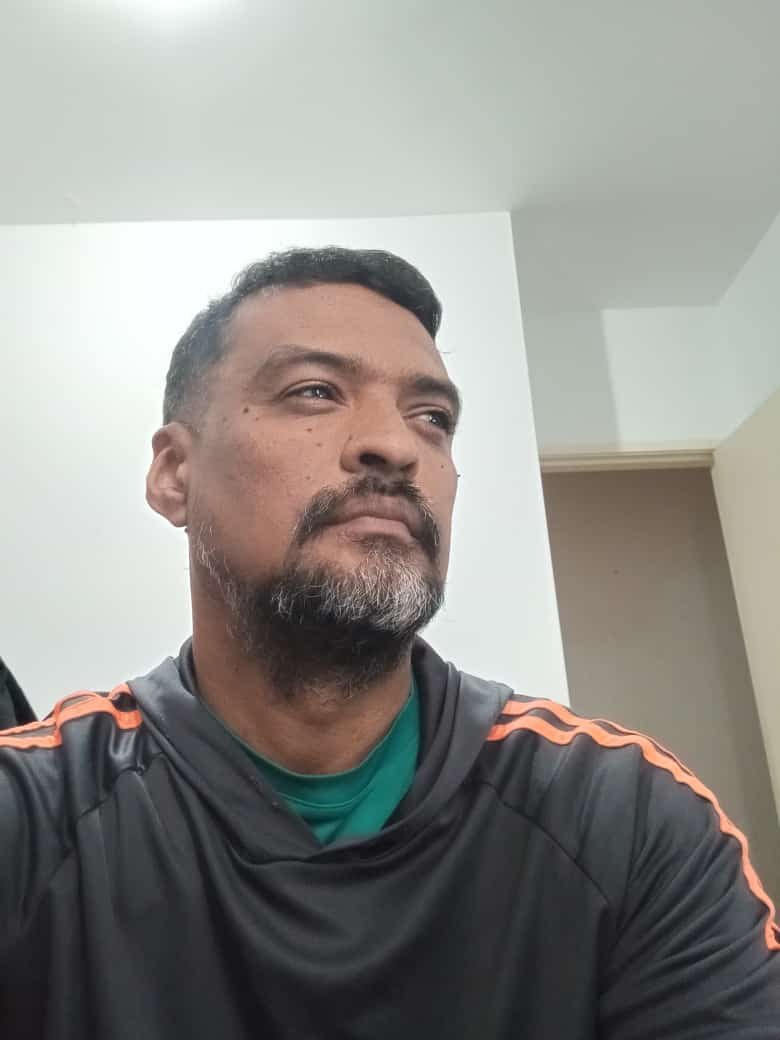
#> input picture perfil.jpg, 780 x 1040 px
$ python binary_image.py
#> lines starting #> are read from the running program, lines starting #| are printed output that depends on the picture; after the words box and inside, x2 and y2 are one past the last pixel; in counts of white or black regions, pixels touching at a corner belong together
from PIL import Image
import matplotlib.pyplot as plt

def binarizar_img(input_path, threshold=127):
    # Abre a imagem e converte para tons de cinza
#> called with input_path = 'perfil.jpg', threshold = 128
    img = Image.open(input_path).convert('L')
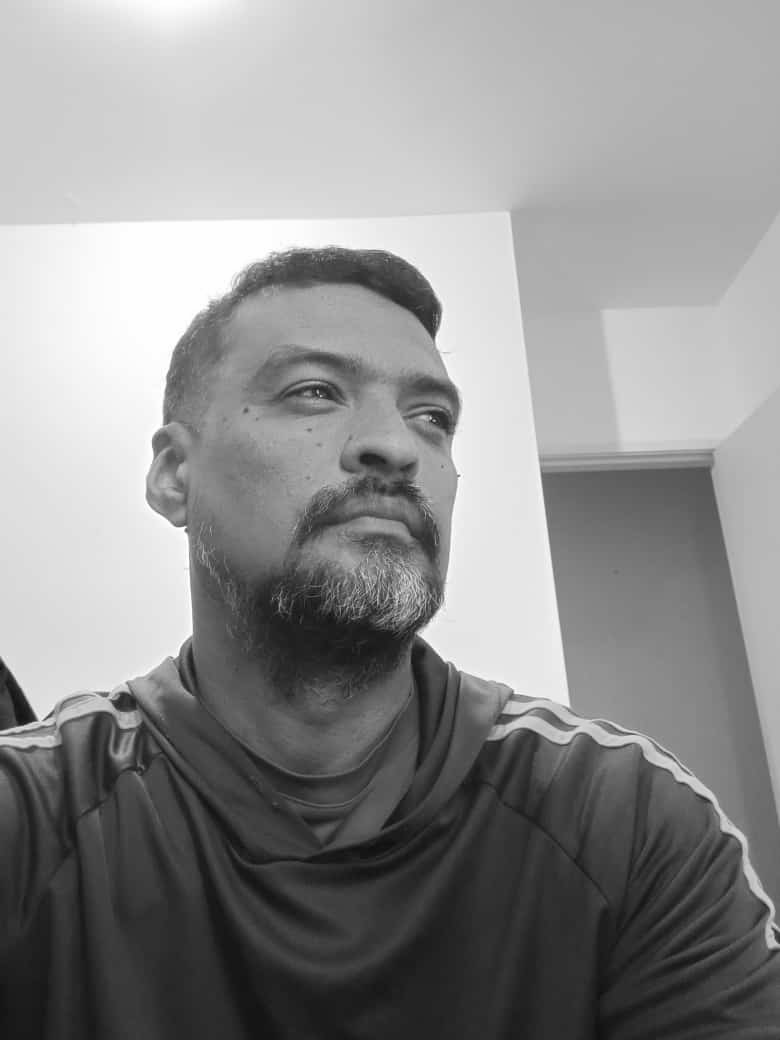
#> img: PIL image 780x1040 L; min 11, max 255, mean 142.5
    largura, altura = img.size
#> largura = 780; altura = 1040

    # Cria nova imagem binarizada (P&B)
    bin_img = Image.new('L', (largura, altura))
#> bin_img: PIL image 780x1040 L; every value is 0

    for x in range(largura):
        for y in range(altura):
            pixel = img.getpixel((x, y))
            bin_pixel = 255 if pixel >= threshold else 0
            bin_img.putpixel((x, y), bin_pixel)
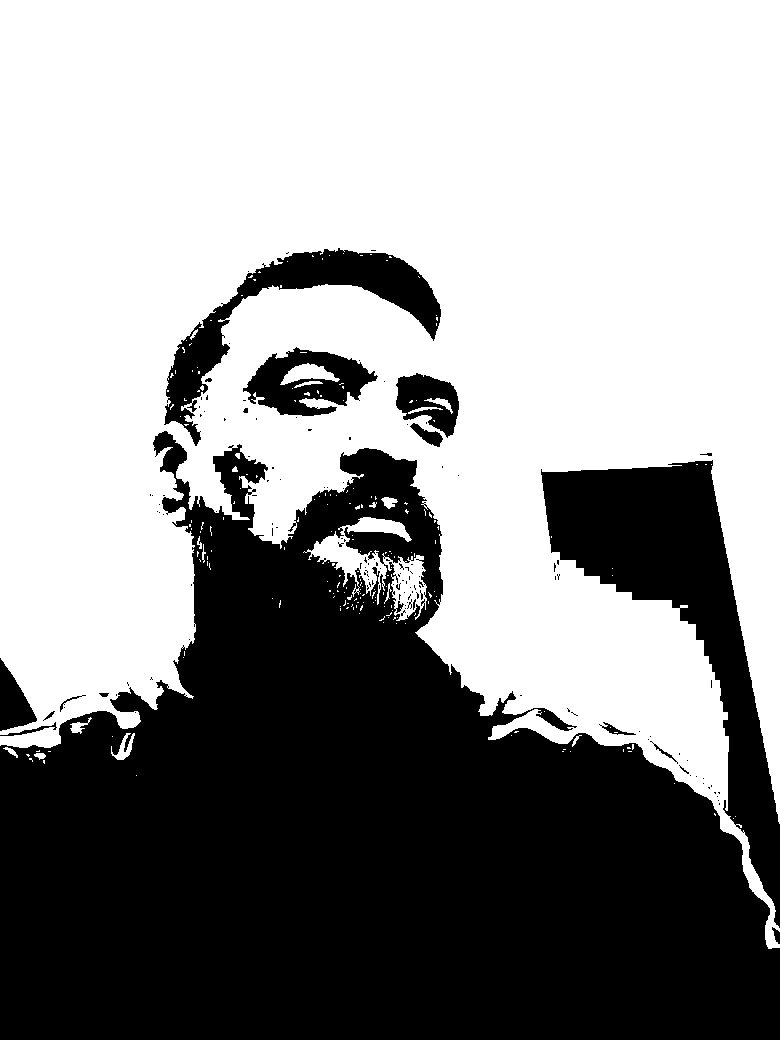
#> bin_img: PIL image 780x1040 L; 57.9% white; 138 black regions (120 under 20 px), largest, box (x1, y1, x2, y2) and area: (0, 431, 780, 1040) 287834, (541, 460, 780, 928) 32483, (164, 248, 441, 446) 11168

    return img, bin_img

# Caminho da imagem de entrada
entrada = 'perfil.jpg'

# Processa a imagem
original, binarizada = binarizar_img(entrada, threshold=128)

# Exibe as imagens
plt.figure(figsize=(10, 4))

plt.subplot(1, 2, 1)
plt.title("Original (tons de cinza)")
plt.imshow(original, cmap='gray')
plt.axis('off')

plt.subplot(1, 2, 2)
plt.title("Binarizada (P&B)")
plt.imshow(binarizada, cmap='gray')
plt.axis('off')

plt.tight_layout()
plt.show()
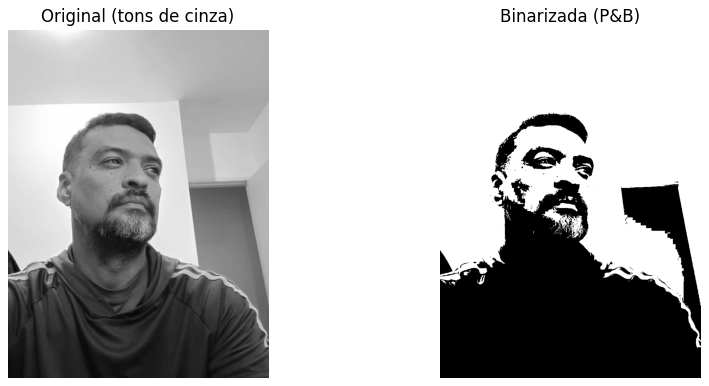
#> figure drawn by matplotlib, 2 panels
